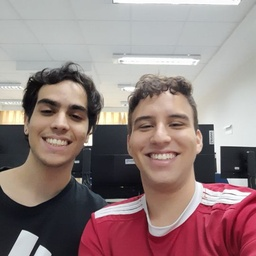
#> input picture Lab-3/Arquivos/selfie.jpg, 256 x 256 px, shrunk from 540 x 540 before the run
$ python LU.py
#> lines starting #> are read from the running program, lines starting #| are printed output that depends on the picture
### Lab-3/Dados1.py
import matplotlib.pyplot as plt
import numpy as np

n = 540

def rgb2gray(rgb):
    rgb = rgb.astype(float)
    return (rgb[:,:,0]+rgb[:,:,1]+rgb[:,:,2])*1/3

# Deixa a imagem preto e branco
img = plt.imread('Arquivos/selfie.jpg')
#> img is the input picture: shape (256, 256, 3); mean R, G, B 149.4, 130.1, 129.5
imggray = rgb2gray(img)
#> in rgb2gray, `return (rgb[:,:,0]+rgb[:,:,1]+rgb[:,:,2])*1/3`:
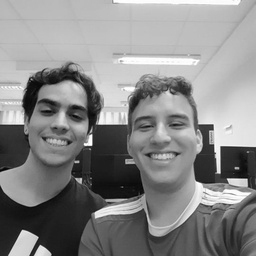
#> returned value: shape (256, 256) float64; min 3, max 255, mean 136.3
plt.imshow(imggray, cmap="gray")

# Adiciona ruído
t = imggray.shape
#> t = (256, 256)
imgruido = imggray + np.random.rand(t[0],t[1])
plt.imshow(imgruido, cmap="gray")
plt.show()
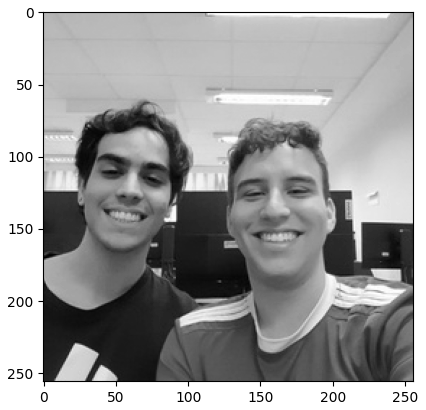
#> figure drawn by matplotlib, 1 panel

### Lab-3/LU.py
import numpy as np
import matplotlib.pyplot as plt
from Dados1 import *

def LU(M):
    L = np.identity(n)
    U = np.array(M)
    for k in range(0, n-1):
        for i in range(k+1, n):
            m = U[i][k]/U[k][k]
            L[i][k] = m
            for j in range(k+1, n):
                U[i][j] = U[i][j] - m * U[k][j]
            U[i][k] = 0
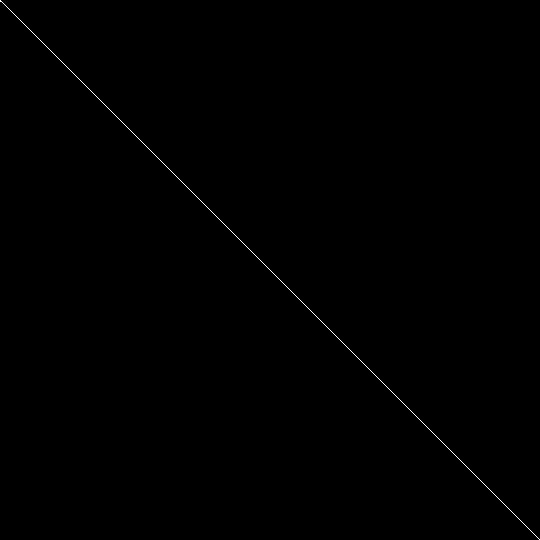
#> L: shape (540, 540) float64; min 0, max 1, mean 0.00186
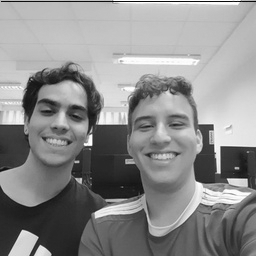
#> U: shape (256, 256) float64; min -12.61, max 256, mean 136; drawn with min black and max white
    return L,U

#> (the run stopped early here; a loop or call above may not have finished)
